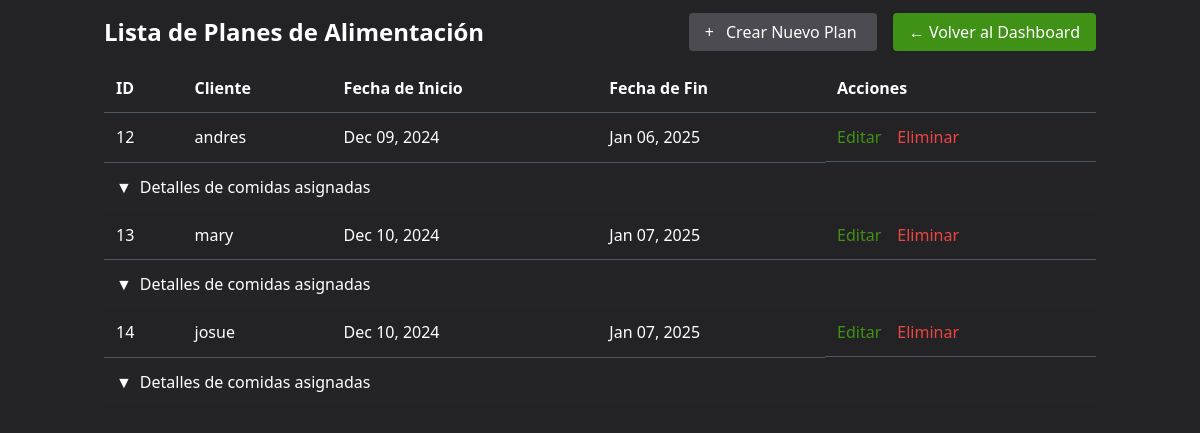
The app's page /planes_alimentacion/ (signed in), older data.
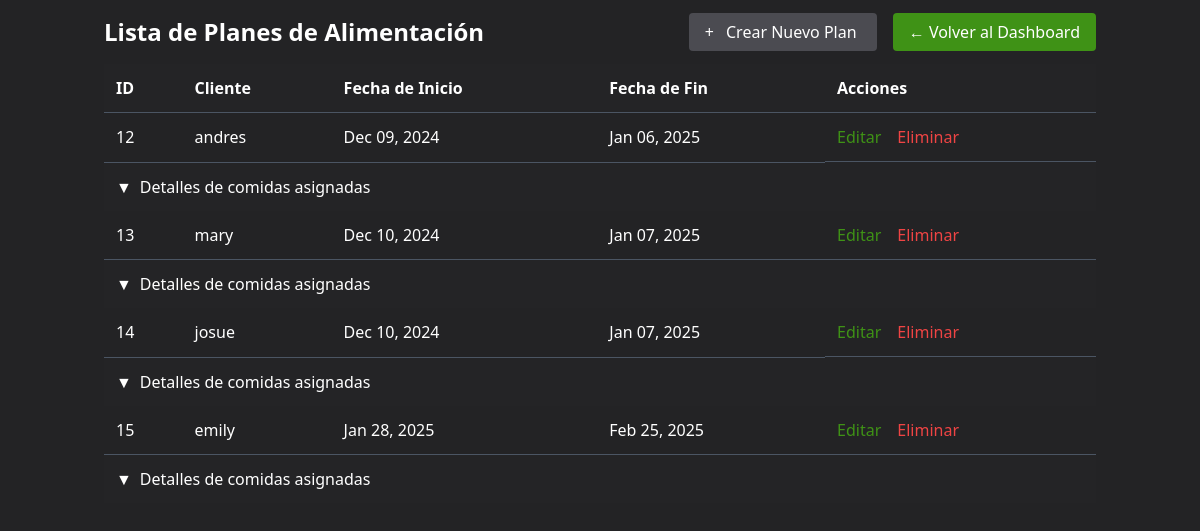
The same page, newer data.
### accounts/models.py (models this page shows, shortened)
class PlanAlimentacion(models.Model):
    cliente = models.ForeignKey('auth.User', on_delete=models.CASCADE)
    fecha_inicio = models.DateField()
    fecha_fin = models.DateField()
    comidas = models.ManyToManyField('Comida', related_name='planes', blank=True)  # Relación con Comida

### accounts/views.py (the view)
# urls.py: path('planes_alimentacion/', views.planalimentacion_list, name='planalimentacion_list'),
@login_required
@superadmin_required
def planalimentacion_list(request):
    planes = PlanAlimentacion.objects.all()
    return render(request, 'accounts/planalimentacion_list.html', {'planes': planes})

### accounts/templates/accounts/planalimentacion_list.html (shortened to what this page needs)
<!DOCTYPE html>
<html lang="en">
  <head>
    <script src="https://cdn.tailwindcss.com"></script>
  </head>
  <body class="bg-dark-main text-white min-h-screen">
    <div class="container mx-auto p-4">
      <div class="flex justify-between items-center mb-4">
        <h2 class="text-2xl font-bold">Lista de Planes de Alimentación</h2>
        <div>
          <a
            href="{% url 'create_planalimentacion' %}"
            class="bg-bt text-white px-4 py-2 rounded hover:bg-gray-700"
          >
            <span class="mr-2">+</span> Crear Nuevo Plan
          </a>
          <a
            href="{% url 'admin_dashboard' %}"
            class="bg-accent text-white px-4 py-2 rounded hover:bg-green-700 ml-4"
          >
            ← Volver al Dashboard
          </a>
        </div>
      </div>
      <table class="w-full text-left border-collapse">
        <thead>
          <tr class="bg-dark-secondary">
            <th class="p-3 border-b border-gray-600">ID</th>
            <th class="p-3 border-b border-gray-600">Cliente</th>
            <th class="p-3 border-b border-gray-600">Fecha de Inicio</th>
            <th class="p-3 border-b border-gray-600">Fecha de Fin</th>
            <th class="p-3 border-b border-gray-600">Acciones</th>
          </tr>
        </thead>
        <tbody>
          {% for plan in planes %}
          <tr class="hover:bg-gray-700">
            <td class="p-3 border-b border-gray-600">{{ plan.id }}</td>
            <td class="p-3 border-b border-gray-600">
              {{ plan.cliente.username }}
            </td>
            <td class="p-3 border-b border-gray-600">
              {{ plan.fecha_inicio|date:"M d, Y" }}
            </td>
            <td class="p-3 border-b border-gray-600">
              {{ plan.fecha_fin|date:"M d, Y" }}
            </td>
            <td class="p-3 border-b border-gray-600 flex space-x-4">
              <a
                href="{% url 'update_planalimentacion' plan.pk %}"
                class="text-accent hover:underline flex items-center"
              >
                Editar
              </a>
              <a
                href="{% url 'delete_planalimentacion' plan.pk %}"
                class="text-red-500 hover:underline flex items-center"
              >
                Eliminar
              </a>
            </td>
          </tr>
          <tr>
            <td colspan="5" class="p-3 bg-dark-secondary">
              <button
                class="text-white hover:text-accent flex items-center"
                onclick="toggleDropdown('dropdown-{{ plan.pk }}')"
              >
                <span class="mr-2">▼</span> Detalles de comidas asignadas
              </button>
            </td>
          </tr>
          {% endfor %}
        </tbody>
      </table>
    </div>
  </body>
</html>

Row changes from the older to the newer data that the page shows:
added PlanAlimentacion: id "15", cliente.username "emily", fecha_inicio "Jan 28, 2025", fecha_fin "Feb 25, 2025"
